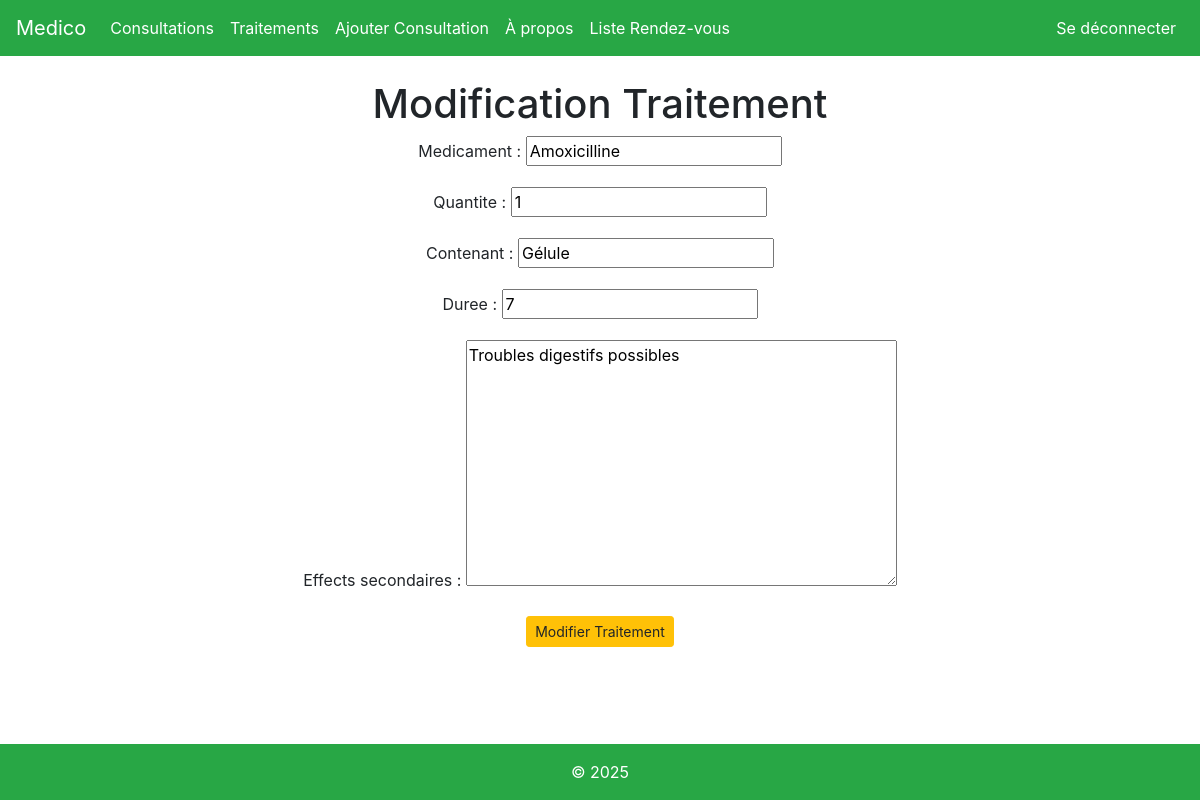
The app's page /modifier_traitement/2 (signed in) with its own data.
### medico/models.py (models this page shows, shortened)
class Traitement(models.Model):
    medicament=models.CharField(max_length=40, null=False)
    quantite=models.IntegerField(null=False)
    contenant=models.CharField(max_length=20, null=False)
    duree=models.IntegerField(null=False)  # durée en jours
    effects_secondaires=models.TextField(null=False, blank=True)
    consultation=models.ForeignKey(Consultation, on_delete=models.CASCADE, null=False)

### medico/views.py (the view)
# urls.py: path('modifier_traitement/<int:traitementID>', views.traitementModif, name='modifier_traitement'),
def traitementModif(request, traitementID):
    permission = checkpermissions(request)
    if permission:
        return permission
    traitement = get_object_or_404(Traitement, pk=traitementID)
    if(request.method == 'POST'):
        form = TraitementForm(request.POST,instance=traitement)
        traitementid = check_save(form, request)
        return redirect('traitementdetails', traitementID=traitementid)
    else:
        form=TraitementForm(instance=traitement)
    return render(request, "medico/traitementModif.html", {"form":form, "button_label":"modifier"})

### medico/forms.py
class TraitementForm(forms.ModelForm):
    class Meta:
        model = Traitement
        fields = ['medicament', 'quantite', 'contenant', 'duree', 'effects_secondaires']

### medico/views.py (called while the page is built)
def checkpermissions(request):
    if not (request.session.get('is_doctor') or request.session.get('is_admin')):
        return redirect('about')

### medico/templates/medico/traitementModif.html (shortened to what this page needs)
{% extends 'medico/main.html'%}
{% load django_bootstrap5 %}
{% block content %}
<!DOCTYPE html>
<html lang="en">
<head>
</head>
<body>
    <div class="text-center">
        <h1>Modification Traitement </h1>
    </div>
     <form method="post" class="text-center">
        {{ form.as_p }}
        <button type="submit" class="btn btn-sm btn-warning">Modifier Traitement</button>
    </form>
</body>
</html>
{% endblock %}

### records on screen
Traitement: medicament "Amoxicilline", quantite "1", contenant "Gélule", duree "7", effects_secondaires "Troubles digestifs possibles"
